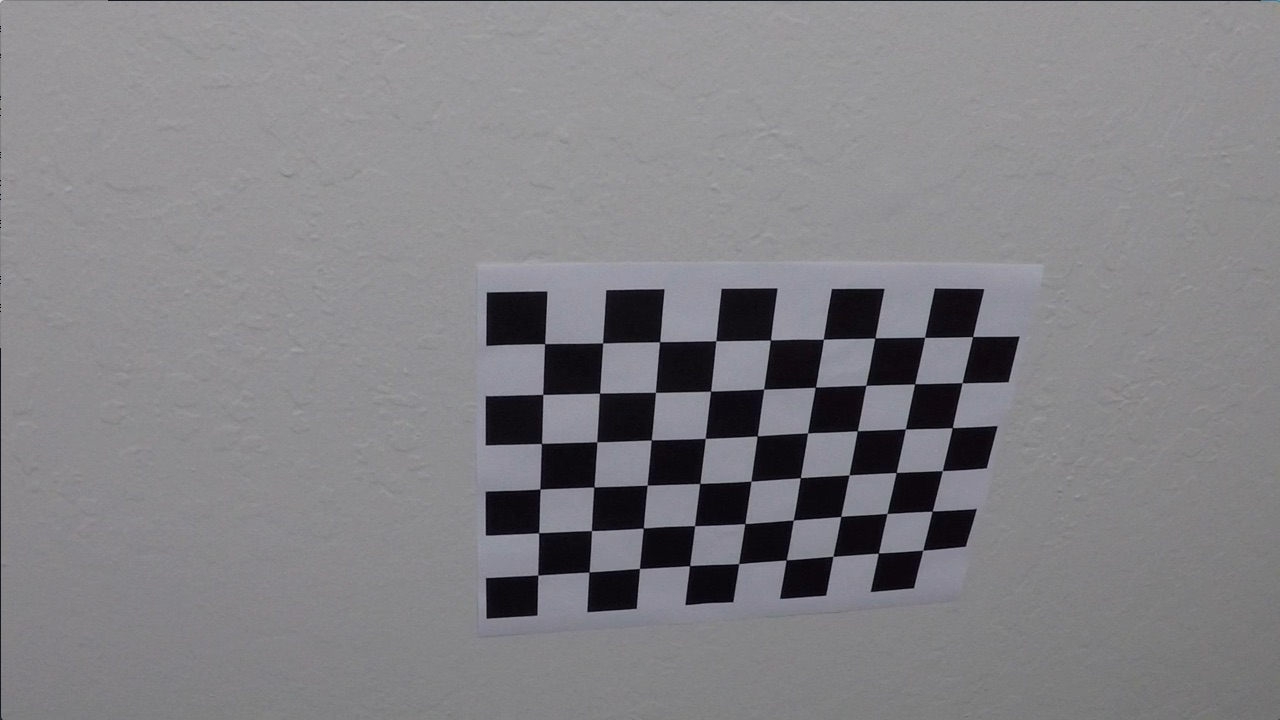
#> input picture camera_cal/calibration10.jpg, 1280 x 720 px; its folder holds only this picture in this run; the run also reads 2 pictures not shown here
$ jupyter execute --allow-errors project.ipynb   (shell and % lines are left out)   (older library calls are emulated)
#> lines starting #> are read from the running program, lines starting #| are printed output that depends on the picture; after the words box and inside, x2 and y2 are one past the last pixel; in counts of white or black regions, pixels touching at a corner belong together
# Advanced lane lines

## Camera calibration

[cell 1]
import numpy as np
import cv2
import glob
import matplotlib.pyplot as plt
import pickle
import os

### Compute distortion correction coefficients and save them for later use

[cell 2]
# prepare object points, like (0,0,0), (1,0,0), (2,0,0) ....,(6,5,0)
objp = np.zeros((6*9,3), np.float32)
objp[:,:2] = np.mgrid[0:9,0:6].T.reshape(-1,2)

# Arrays to store object points and image points from all the images.
objpoints = [] # 3d points in real world space
imgpoints = [] # 2d points in image plane.

# Make a list of calibration images
images = glob.glob('camera_cal/calibration*.jpg')
# Step through the list and search for chessboard corners
for fname in images:
    img = cv2.imread(fname)
#> img is the input picture: shape (720, 1280, 3); mean B, G, R 133.1, 129.4, 130.2
    img_size = (img.shape[1], img.shape[0])
    gray = cv2.cvtColor(img,cv2.COLOR_BGR2GRAY)
    # Find the chessboard corners
    ret, corners = cv2.findChessboardCorners(gray, (9,6),None)
#> ret = True; corners = 54 rows, first 8: [545.3, 343.1], [602.7, 342.8], [660.1, 341.3], [715.8, 340.7], [770.6, 340], [823.5, 339.2], [874.3, 338.5], [925.1, 337.4]
    # If found, add object points, image points
    if ret == True:
        objpoints.append(objp)
        imgpoints.append(corners)

# Perform calibration
ret, mtx, dist, rvecs, tvecs = cv2.calibrateCamera(objpoints, imgpoints, img_size, None, None)
#> ret = 0.68; mtx = [[1143.7, 0, 681.7], [0, 1109.2, 367.7], [0, 0, 1]]; dist = [[-0.515, 2.99, -0.00876, 0.00937, 1.41]]; rvecs = ([0.451, -0.252, 0.0361],); tvecs = ([-2.31, -0.422, 19.12],)
print('calibration data available')

[cell 3]
# Let's save the distortion correction coefficients
dist_pickle = {}
dist_pickle["mtx"] = mtx
dist_pickle["dist"] = dist
pickle.dump( dist_pickle, open( "camera_cal/wide_dist_pickle.p", "wb" ) )

### Let's see an example of distortion correction

[cell 4]
img = cv2.imread('camera_cal/calibration1.jpg')
#> (the rest of this cell did not finish here and is left out)

that's it! It looks like our camera is properly calibrated, we can continue our work.

## Image pipeline

#### Load pickled distortion correction information

[cell 5]
import pickle

if 'mtx' in globals() and 'dist' in globals(): # Check if we need to load calibration data from the pickled file
    print('Data already available')
else:
    dist_pickle = pickle.load(open("camera_cal/wide_dist_pickle.p", "rb"))
    mtx = dist_pickle['mtx']
    dist = dist_pickle['dist']
    print('Data loaded')

[cell 6]
def test_image_pipeline(full=True, gray=False, save=False):
#> called with full = True, gray = False, save = 'cali_out'
    test_images = glob.glob('test_images/*.jpg')
    for img_name in test_images:
        img = plt.imread(img_name)
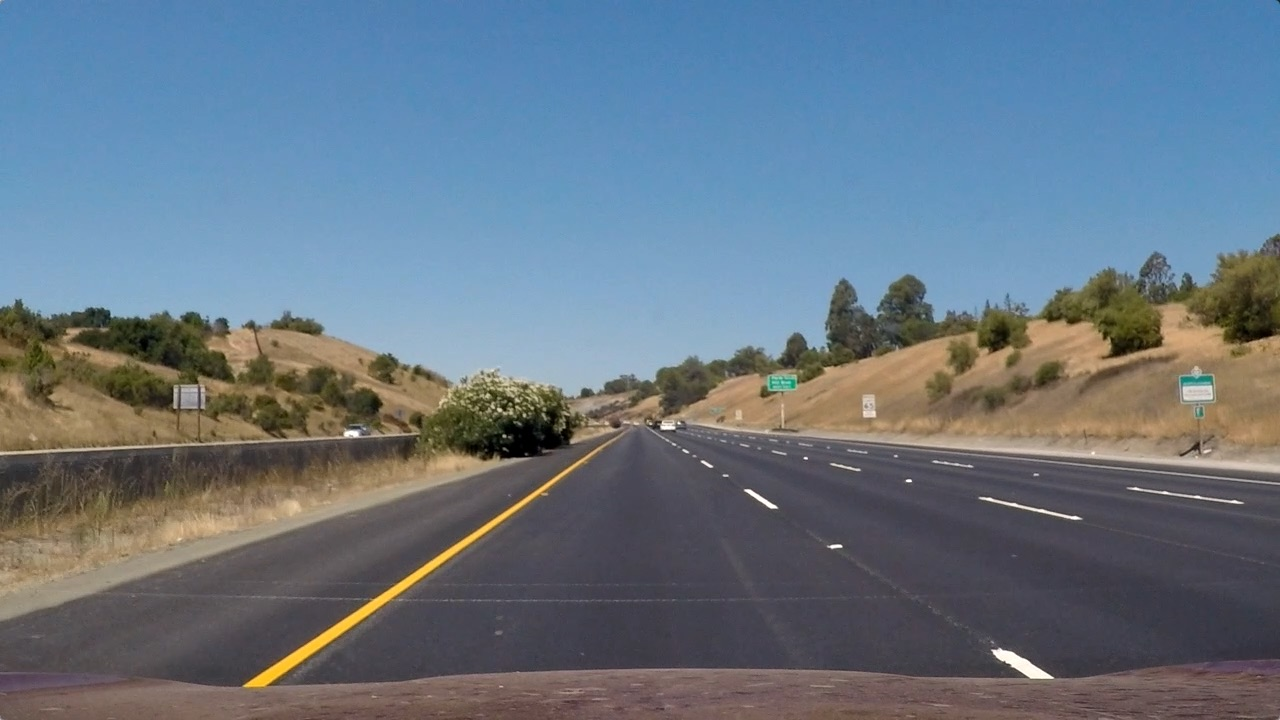
#> input picture test_images/straight_lines1.jpg, 1280 x 720 px
#> img is the input picture: shape (720, 1280, 3); mean R, G, B 103.2, 117.7, 131.2
        undist = image_pipeline(img)
        f, (ax1, ax2) = plt.subplots(1, 2, figsize=(20,10))
        ax1.imshow(img)
        ax1.set_title('Original Image', fontsize=30)
        if gray is False:
            ax2.imshow(undist)
        else:
            ax2.imshow(undist, cmap='gray')
        ax2.set_title('Pipeline Image', fontsize=30)
        if save is not False:
            plt.savefig(os.path.join(img_name.split('\\')[0], save , img_name.split('\\')[-1]), dpi=500, bbox_inches='tight')
        if full is False:
            break

#### First step of the pipeline: undistord the images

[cell 7]
# Pipeline implementation at this point in time
def image_pipeline(img):
    # Undistord image
    undist = cv2.undistort(img, mtx, dist, None, mtx)
    return undist

[cell 8]
# Let's have a look
test_image_pipeline(True, False, "cali_out")
#> call 2 of test_image_pipeline, with full = True, gray = True, save = False

#### Now let's progressively implement the image pipeline

[cell 9]
def image_pipeline(img, s_thresh=(150, 255), sx_thresh=(35, 100)):
    """ This pipeline uses exactly the same principle as the one seen in class
    1- undistort image
    2- convert to HLS color space
    3- apply x gradient using Sobel and apply threshold
    4- apply threshold on the S channel
    5- combine all conditions and stack the channels into a single image
    """
#> called with s_thresh = (150, 255), sx_thresh = (35, 100)
    img = np.copy(img)
    # Undistord image
    undist = cv2.undistort(img, mtx, dist, None, mtx)
    # Convert to HLS color space and separate the V channel
    hls = cv2.cvtColor(undist, cv2.COLOR_RGB2HLS).astype(np.float)
    l_channel = hls[:,:,1]
    s_channel = hls[:,:,2]
    # Sobel x
    sobelx = cv2.Sobel(l_channel, cv2.CV_64F, 1, 0) # Take the derivative in x
    abs_sobelx = np.absolute(sobelx) # Absolute x derivative to accentuate lines away from horizontal
    scaled_sobel = np.uint8(255*abs_sobelx/np.max(abs_sobelx))

    # Threshold x gradient
    sxbinary = np.zeros_like(scaled_sobel)
    sxbinary[(scaled_sobel >= sx_thresh[0]) & (scaled_sobel <= sx_thresh[1])] = 1

    # Threshold color channel
    s_binary = np.zeros_like(s_channel)
    s_binary[(s_channel >= s_thresh[0]) & (s_channel <= s_thresh[1])] = 1
    # Stack each channel
    color_binary = np.dstack(( np.zeros_like(sxbinary), sxbinary, s_binary)) * 255
    combined_binary = np.zeros_like(sxbinary)
    combined_binary[(s_binary == 1) | (sxbinary == 1)] = 1

    return combined_binary

[cell 10]
test_image_pipeline(True, True, False)
#> in test_image_pipeline (call 2), `undist = image_pipeline(img)`:
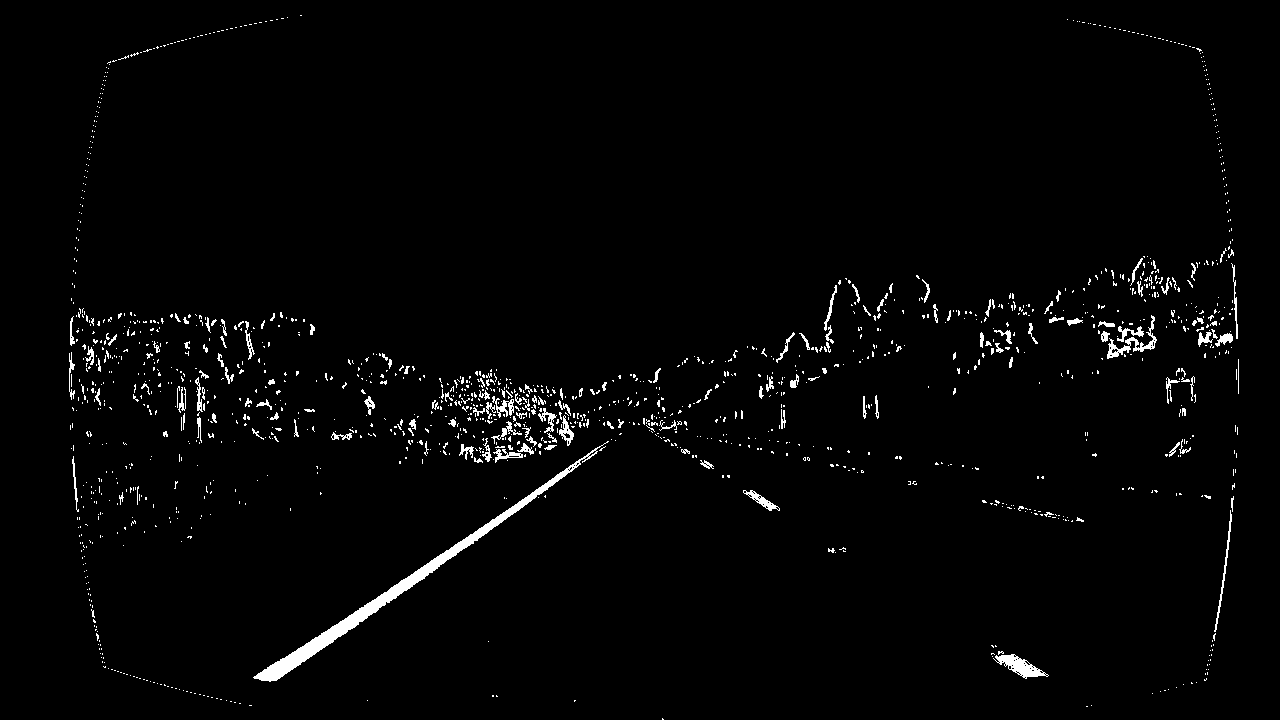
#> undist: shape (720, 1280); values 0 (black) and 1 (white), 2% white; 1475 white regions (1325 under 20 px), largest, box (x1, y1, x2, y2) and area: (253, 441, 609, 682) 3950, (993, 654, 1049, 679) 566, (1107, 315, 1157, 359) 455

Now that the lane pixels have been identified, it's time to perform a perspective transform in order to get a bird eye's view of the lane markings in front of the vehicle

#### Perspective transform

[cell 11]
# Let's select an image where the lanes are straight
img = plt.imread('test_images/straight_lines1.jpg')
img_size = (img.shape[1], img.shape[0])
plt.imshow(img)
plt.show()

[cell 12]
# We can define source and destination points for the perspective transform
src = np.float32([
    [238, 685],  # These points were defined using the matplotlib gui window
    [606, 437],
    [672, 437],
    [1060, 675]
])

src = np.float32([
    [238, 685],  # These points were defined using the matplotlib gui window
    [565, 470],
    [725, 470],
    [1060, 665]
])

dst = np.float32([
    [400, img.shape[0]],
    [400, 0],
    [800, 0],
    [800, img.shape[0]]
])

# [5 lines of commented-out code are left out]

SRC = np.array([[238, 565, 715, 1060], [685, 460, 460, 675], [0, 0, 0, 0]])

# Time to try perspective transform
M = cv2.getPerspectiveTransform(src, dst)

warped = cv2.warpPerspective(img, M, img_size, flags=cv2.INTER_LINEAR)
# Let's warp another image
img2 = plt.imread('test_images/test2.jpg')
warped2 = cv2.warpPerspective(img2, M, img_size, flags=cv2.INTER_LINEAR)

f, (ax1, ax2, ax3) = plt.subplots(1, 3, figsize=(20,10))
ax1.imshow(img)
ax1.plot([238, 565], [685, 460], 'r-', lw=2)
ax1.plot([565, 715], [460, 460], 'r-', lw=2)
ax1.plot([715, 1060], [460, 675], 'r-', lw=2)
ax1.plot([1060, 238], [675, 685], 'r-', lw=2)

ax1.set_title('Original Image', fontsize=30)
ax2.imshow(warped)
ax2.plot([400, 400], [img.shape[0], 0], 'r-', lw=2)
ax2.plot([400, 800], [0, 0], 'r-', lw=2)
ax2.plot([800, 800], [0, img.shape[0]], 'r-', lw=2)
ax2.plot([800, 400], [img.shape[0], img.shape[0]], 'r-', lw=2)
ax2.set_title('Warped Straight 1', fontsize=30)
ax3.imshow(warped2)
ax3.set_title('Warped Test 2', fontsize=30)

plt.savefig(r'report_data/warp.jpg', dpi=500, bbox_inches='tight')
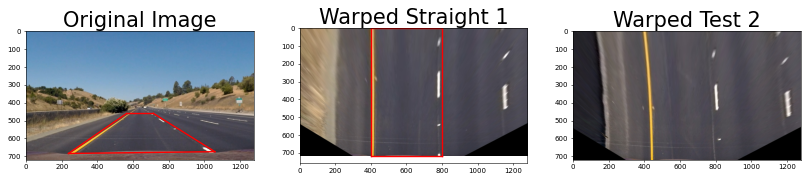
#> figure drawn by matplotlib, 3 panels

#### Let's build some lib functions for the pipeline

[cell 13]
def undist_image(img):
    dist_pickle = pickle.load(open("camera_cal/wide_dist_pickle.p", "rb"))
    mtx = dist_pickle['mtx']
    dist = dist_pickle['dist']
    return cv2.undistort(img, mtx, dist, None, mtx)

def warp_image(img):
    src = np.float32([ [238, 685], [606, 437], [672, 437], [1060, 675] ])
    dst = np.float32([ [400, img.shape[0]], [400, 0], [800, 0], [800, img.shape[0]] ])
    M = cv2.getPerspectiveTransform(src, dst)
    return cv2.warpPerspective(img, M, (img.shape[1], img.shape[0]), flags=cv2.INTER_LINEAR)

#### Here the latest version of the pipeline

[cell 14]
def image_pipeline(img, s_thresh=(120, 240), sx_thresh=(50, 120)):
    """ This pipeline uses exactly the same principle as the one seen in class
    1- undistort image
    2- convert to HLS color space
    3- apply x gradient using Sobel and apply threshold
    4- apply threshold on the S channel
    5- combine all conditions and stack the channels into a single image
    6- warp the image
    """
#> called with s_thresh = (120, 240), sx_thresh = (50, 120)
    img = np.copy(img)
    # Undistord image
    undist = undist_image(img)
    # Convert to HLS color space and separate the V channel
    hls = cv2.cvtColor(undist, cv2.COLOR_RGB2HLS).astype(np.float)
    h_channel = hls[:,:0]
#> h_channel = empty array
    l_channel = hls[:,:,1]
    s_channel = hls[:,:,2]
    # Sobel x
    sobelx = cv2.Sobel(l_channel, cv2.CV_64F, 1, 0) # Take the derivative in x
    abs_sobelx = np.absolute(sobelx) # Absolute x derivative to accentuate lines away from horizontal
    scaled_sobel = np.uint8(255*abs_sobelx/np.max(abs_sobelx))

    # Threshold x gradient
    sxbinary = np.zeros_like(scaled_sobel)
    sxbinary[(scaled_sobel >= sx_thresh[0]) & (scaled_sobel <= sx_thresh[1])] = 1

    # Threshold color channel
    s_binary = np.zeros_like(s_channel)
    s_binary[(s_channel >= s_thresh[0]) & (s_channel <= s_thresh[1])] = 1

    # Threshold hue channel
    h_binary = np.zeros_like(h_channel)
    h_binary[(h_channel >= 100) & (h_channel <= 200)] = 1

    # Stack each channel
    color_binary = np.dstack(( np.zeros_like(sxbinary), sxbinary, s_binary)) * 255
    combined_binary = np.zeros_like(sxbinary)
    combined_binary[(s_binary == 1) | (sxbinary == 1)] = 1
    #combined_binary[(sxbinary == 1)] = 1

    warped = warp_image(combined_binary)
    return warped

[cell 15]
test_image_pipeline(False, True, False)

#### Let's fit a polynomial using the sliding window method from the class

[cell 16]
def fitPolynom(binary_warped):
    """ Taken from chapter 33 of the class
    """
    # Assuming you have created a warped binary image called "binary_warped"
    # Take a histogram of the bottom half of the image
    sliced = int(binary_warped.shape[0]/3)
    histogram = np.sum(binary_warped[sliced:,:], axis=0)
#> histogram = 1280 values, max 351 at index 424, min 0 at index 262, mean 12.49
    # Create an output image to draw on and  visualize the result
    out_img = np.dstack((binary_warped, binary_warped, binary_warped))*255
#> out_img: shape (720, 1280, 3); 2.8% white; 252 white regions (171 under 20 px), largest, box (x1, y1, x2, y2) and area: (150, 0, 291, 223) 5263, (401, 331, 435, 720) 4993, (0, 228, 94, 317) 974
    # Find the peak of the left and right halves of the histogram
    # These will be the starting point for the left and right lines
    midpoint = np.int(histogram.shape[0]/2)
    leftx_base = 400 #np.argmax(histogram[:midpoint])
    rightx_base = 800 #np.argmax(histogram[midpoint:]) + midpoint

    # Choose the number of sliding windows
    nwindows = 9
    # Set height of windows
    window_height = np.int(binary_warped.shape[0]/nwindows)
    # Identify the x and y positions of all nonzero pixels in the image
    nonzero = binary_warped.nonzero()
#> nonzero = 25561 positions, rows 0 to 719, columns 0 to 1279
    nonzeroy = np.array(nonzero[0])
    nonzerox = np.array(nonzero[1])
    # Current positions to be updated for each window
    leftx_current = leftx_base
    rightx_current = rightx_base
    # Set the width of the windows +/- margin
    margin = 110
    # Set minimum number of pixels found to recenter window
    minpix = 40
    # Create empty lists to receive left and right lane pixel indices
    left_lane_inds = []
    right_lane_inds = []

    # Step through the windows one by one
    for window in range(nwindows):
        # Identify window boundaries in x and y (and right and left)
        win_y_low = binary_warped.shape[0] - (window+1)*window_height
        win_y_high = binary_warped.shape[0] - window*window_height
        win_xleft_low = leftx_current - margin
        win_xleft_high = leftx_current + margin
        win_xright_low = rightx_current - margin
        win_xright_high = rightx_current + margin
        # Draw the windows on the visualization image
        cv2.rectangle(out_img,(win_xleft_low,win_y_low),(win_xleft_high,win_y_high),
        (0,255,0), 2)
        cv2.rectangle(out_img,(win_xright_low,win_y_low),(win_xright_high,win_y_high),
        (0,255,0), 2)
        # Identify the nonzero pixels in x and y within the window
        good_left_inds = ((nonzeroy >= win_y_low) & (nonzeroy < win_y_high) &
        (nonzerox >= win_xleft_low) &  (nonzerox < win_xleft_high)).nonzero()[0]
        good_right_inds = ((nonzeroy >= win_y_low) & (nonzeroy < win_y_high) &
        (nonzerox >= win_xright_low) &  (nonzerox < win_xright_high)).nonzero()[0]
        # Append these indices to the lists
        left_lane_inds.append(good_left_inds)
        right_lane_inds.append(good_right_inds)
        # If you found > minpix pixels, recenter next window on their mean position
        if len(good_left_inds) > minpix:
            leftx_current = np.int(np.mean(nonzerox[good_left_inds]))
        if len(good_right_inds) > minpix:
            rightx_current = np.int(np.mean(nonzerox[good_right_inds]))
#> this loop made 9 passes
#> (win_xleft_low, win_xleft_high, win_xright_low, win_xright_high, leftx_current, rightx_current) on passes 2 to 6: (302, 522, 685, 905, 419, 778), (309, 529, 668, 888, 422, 777), (312, 532, 667, 887, 424, 773), (314, 534, 663, 883, 428, 764), (318, 538, 654, 874, 425, 765)
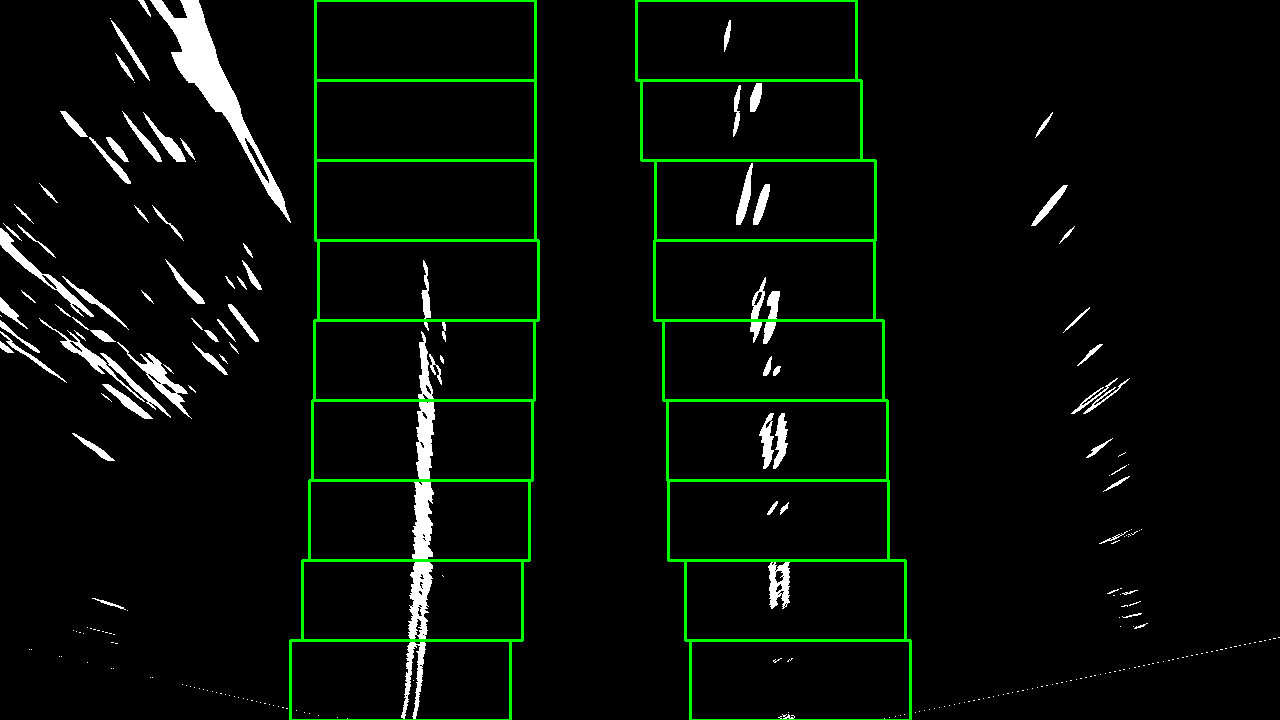
#> out_img: shape (720, 1280, 3); mean of channels 0, 1, 2 7, 12.7, 7; drawn as B, G, R
#> after the loop, left_lane_inds = 9 items; right_lane_inds = 9 items

    # Concatenate the arrays of indices
    left_lane_inds = np.concatenate(left_lane_inds)
#> left_lane_inds = 5520 values, max 25547 at index 805, min 9941 at index 5227, mean 20718.2
#> (the rest of the program and of its run is left out)
